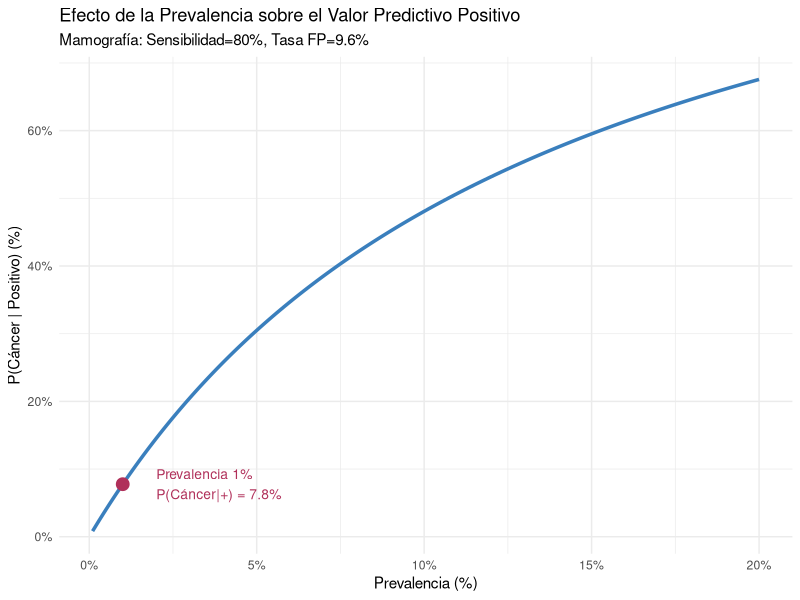

Write R code to recreate this figure.
## ---- chunk 1
knitr::opts_chunk$set(
	echo = TRUE,
	message = FALSE,
	warning = FALSE
)
## ---- chunk 2
# ====================================================
# BAYES — Caso 1: Diagnóstico Médico
# ====================================================

# Datos del problema
prevalencia  <- 0.01   # Prior: 1% de la población tiene cáncer
sensibilidad <- 0.80   # P(Positivo | Cáncer)
falso_pos    <- 0.096  # P(Positivo | No Cáncer)
## ---- chunk 3
# Tabla Bayesiana
estados <- c("Cáncer", "No Cáncer")
prior   <- c(prevalencia, 1 - prevalencia)
likel   <- c(sensibilidad, falso_pos)   # P(Positivo | estado)

# Paso 1-3: conjuntas
conjunta <- prior * likel

# Paso 4: probabilidad marginal de la evidencia
P_positivo <- sum(conjunta)
cat("P(Positivo) =", round(P_positivo, 4), "\n")

# Paso 5: posteriors
posterior <- conjunta / P_positivo
## ---- chunk 4
# Tabla completa
tabla <- data.frame(
  Estado      = estados,
  Prior       = prior,
  Verosimil   = likel,
  Conjunta    = conjunta,
  Posterior   = round(posterior, 4)
)
print(tabla)
## ---- chunk 5
cat("\n→ P(Cáncer | Positivo) =", round(posterior[1] * 100, 1), "%\n")
cat("→ Aunque la prueba es positiva, solo el",
    round(posterior[1] * 100, 1), "% tiene cáncer.\n")
## ---- chunk 6
# Visualización: cómo cambia la posterior con distintas prevalencias
library(ggplot2)
prevalencias <- seq(0.001, 0.20, 0.001)
post_cancer <- sapply(prevalencias, function(p) {
  conj <- c(sensibilidad * p, falso_pos * (1 - p))
  conj[1] / sum(conj)
})

df_prev <- data.frame(prevalencia = prevalencias, posterior = post_cancer)

ggplot(df_prev, aes(x = prevalencia * 100, y = posterior * 100)) +
  geom_line(color = "#3a7fbd", linewidth = 1.2) +
  geom_point(data = data.frame(x = 1, y = posterior[1] * 100),
             aes(x = x, y = y), color = "#b0305a", size = 4) +
  annotate("text", x = 2, y = posterior[1] * 100,
           label = paste0("Prevalencia 1%\nP(Cáncer|+) = ",
                           round(posterior[1] * 100, 1), "%"),
           hjust = 0, color = "#b0305a", size = 3.5) +
  labs(title = "Efecto de la Prevalencia sobre el Valor Predictivo Positivo",
       subtitle = "Mamografía: Sensibilidad=80%, Tasa FP=9.6%",
       x = "Prevalencia (%)", y = "P(Cáncer | Positivo) (%)") +
  theme_minimal() +
  scale_x_continuous(labels = function(x) paste0(x, "%")) +
  scale_y_continuous(labels = function(x) paste0(x, "%"))
